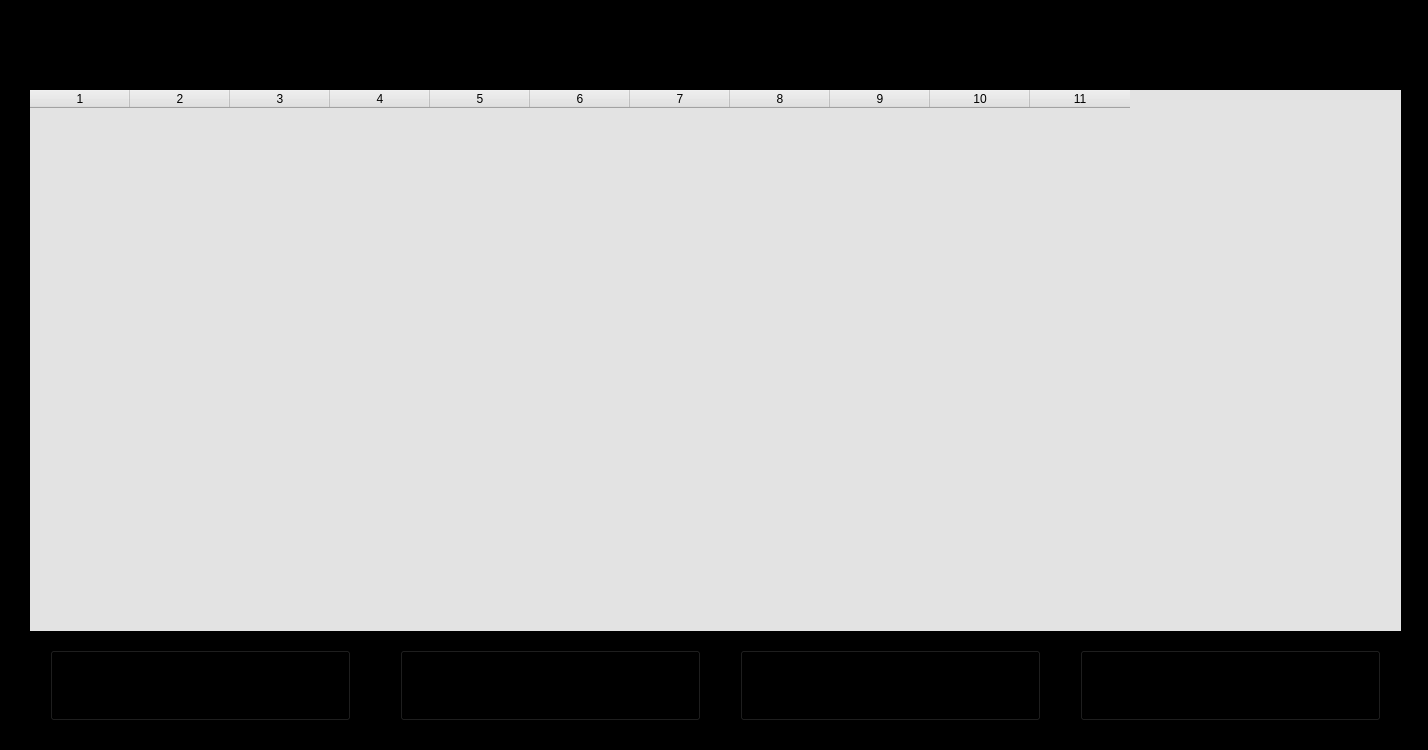
<?xml version="1.0" encoding="UTF-8"?>
<ui version="4.0">
 <class>Manage_Teacher</class>
 <widget class="QMainWindow" name="Manage_Teacher">
  <property name="geometry">
   <rect>
    <x>0</x>
    <y>0</y>
    <width>1428</width>
    <height>750</height>
   </rect>
  </property>
  <property name="sizePolicy">
   <sizepolicy hsizetype="Fixed" vsizetype="Fixed">
    <horstretch>0</horstretch>
    <verstretch>0</verstretch>
   </sizepolicy>
  </property>
  <property name="maximumSize">
   <size>
    <width>1428</width>
    <height>750</height>
   </size>
  </property>
  <property name="font">
   <font>
    <family>Consolas</family>
    <pointsize>10</pointsize>
   </font>
  </property>
  <property name="windowTitle">
   <string>Manage Students</string>
  </property>
  <property name="windowIcon">
   <iconset resource="QRC_FILES/Student/MANAGE_STUDENT_LOGO.qrc">
    <normaloff>:/BG/Pictures/Main_logo.jpg</normaloff>:/BG/Pictures/Main_logo.jpg</iconset>
  </property>
  <property name="styleSheet">
   <string notr="true">background-color: rgb(0, 0, 0);</string>
  </property>
  <property name="unifiedTitleAndToolBarOnMac">
   <bool>true</bool>
  </property>
  <widget class="QWidget" name="centralwidget">
   <widget class="QTableWidget" name="tableWidget">
    <property name="geometry">
     <rect>
      <x>30</x>
      <y>90</y>
      <width>1371</width>
      <height>541</height>
     </rect>
    </property>
    <property name="styleSheet">
     <string notr="true">background-color: rgb(227, 227, 227);</string>
    </property>
    <property name="frameShape">
     <enum>QFrame::NoFrame</enum>
    </property>
    <property name="frameShadow">
     <enum>QFrame::Plain</enum>
    </property>
    <property name="horizontalScrollBarPolicy">
     <enum>Qt::ScrollBarAsNeeded</enum>
    </property>
    <property name="gridStyle">
     <enum>Qt::SolidLine</enum>
    </property>
    <property name="columnCount">
     <number>11</number>
    </property>
    <column/>
    <column/>
    <column/>
    <column/>
    <column/>
    <column/>
    <column/>
    <column/>
    <column/>
    <column/>
    <column/>
   </widget>
   <widget class="QLineEdit" name="lineEdit">
    <property name="geometry">
     <rect>
      <x>30</x>
      <y>40</y>
      <width>1371</width>
      <height>31</height>
     </rect>
    </property>
    <property name="sizePolicy">
     <sizepolicy hsizetype="Fixed" vsizetype="Fixed">
      <horstretch>0</horstretch>
      <verstretch>0</verstretch>
     </sizepolicy>
    </property>
    <property name="font">
     <font>
      <family>Consolas</family>
      <pointsize>10</pointsize>
     </font>
    </property>
    <property name="focusPolicy">
     <enum>Qt::StrongFocus</enum>
    </property>
    <property name="styleSheet">
     <string notr="true">background-image: url(:/BG/Pictures/TB_PIC.png);</string>
    </property>
    <property name="inputMethodHints">
     <set>Qt::ImhPreferLowercase|Qt::ImhPreferNumbers|Qt::ImhPreferUppercase|Qt::ImhSensitiveData</set>
    </property>
    <property name="frame">
     <bool>false</bool>
    </property>
    <property name="placeholderText">
     <string/>
    </property>
    <property name="clearButtonEnabled">
     <bool>false</bool>
    </property>
   </widget>
   <widget class="QPushButton" name="pushButton">
    <property name="geometry">
     <rect>
      <x>50</x>
      <y>650</y>
      <width>301</width>
      <height>71</height>
     </rect>
    </property>
    <property name="font">
     <font>
      <family>Consolas</family>
      <pointsize>10</pointsize>
     </font>
    </property>
    <property name="focusPolicy">
     <enum>Qt::TabFocus</enum>
    </property>
    <property name="styleSheet">
     <string notr="true">background-image: url(:/BG/Pictures/BG.jpg);</string>
    </property>
    <property name="text">
     <string>Add New Student(s)</string>
    </property>
    <property name="default">
     <bool>false</bool>
    </property>
    <property name="flat">
     <bool>false</bool>
    </property>
   </widget>
   <widget class="QPushButton" name="pushButton_2">
    <property name="geometry">
     <rect>
      <x>400</x>
      <y>650</y>
      <width>301</width>
      <height>71</height>
     </rect>
    </property>
    <property name="font">
     <font>
      <family>Consolas</family>
      <pointsize>10</pointsize>
     </font>
    </property>
    <property name="focusPolicy">
     <enum>Qt::TabFocus</enum>
    </property>
    <property name="styleSheet">
     <string notr="true">background-image: url(:/BG/Pictures/BG.jpg);</string>
    </property>
    <property name="text">
     <string>Refresh List</string>
    </property>
    <property name="default">
     <bool>false</bool>
    </property>
    <property name="flat">
     <bool>false</bool>
    </property>
   </widget>
   <widget class="QPushButton" name="pushButton_3">
    <property name="geometry">
     <rect>
      <x>740</x>
      <y>650</y>
      <width>301</width>
      <height>71</height>
     </rect>
    </property>
    <property name="font">
     <font>
      <family>Consolas</family>
      <pointsize>9</pointsize>
     </font>
    </property>
    <property name="focusPolicy">
     <enum>Qt::TabFocus</enum>
    </property>
    <property name="styleSheet">
     <string notr="true">background-image: url(:/BG/Pictures/BG.jpg);</string>
    </property>
    <property name="text">
     <string>Delete Selected Student</string>
    </property>
    <property name="default">
     <bool>false</bool>
    </property>
    <property name="flat">
     <bool>false</bool>
    </property>
   </widget>
   <widget class="QPushButton" name="pushButton_4">
    <property name="geometry">
     <rect>
      <x>1080</x>
      <y>650</y>
      <width>301</width>
      <height>71</height>
     </rect>
    </property>
    <property name="font">
     <font>
      <family>Consolas</family>
      <pointsize>10</pointsize>
     </font>
    </property>
    <property name="focusPolicy">
     <enum>Qt::TabFocus</enum>
    </property>
    <property name="styleSheet">
     <string notr="true">background-image: url(:/BG/Pictures/BG.jpg);</string>
    </property>
    <property name="text">
     <string>Print List</string>
    </property>
    <property name="default">
     <bool>false</bool>
    </property>
    <property name="flat">
     <bool>false</bool>
    </property>
   </widget>
  </widget>
 </widget>
 <resources>
  <include location="QRC_FILES/Student/MANAGE_STUDENT_LOGO.qrc"/>
  <include location="QRC_FILES/Student/MANAGE_STUDENT_TB_BG.qrc"/>
  <include location="QRC_FILES/Student/MANAGE_STUDENT_B_BG.qrc"/>
 </resources>
 <connections/>
</ui>
